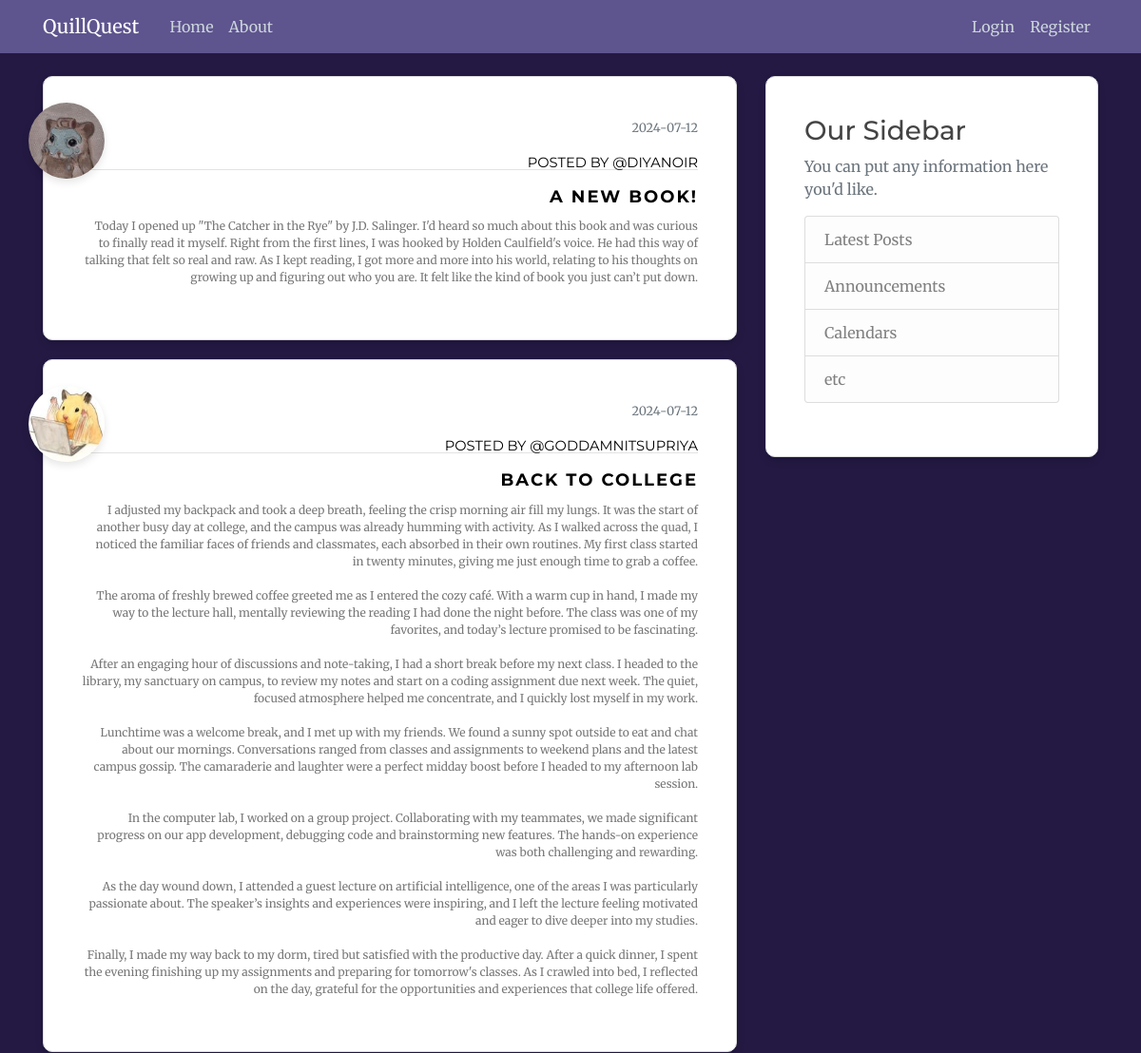
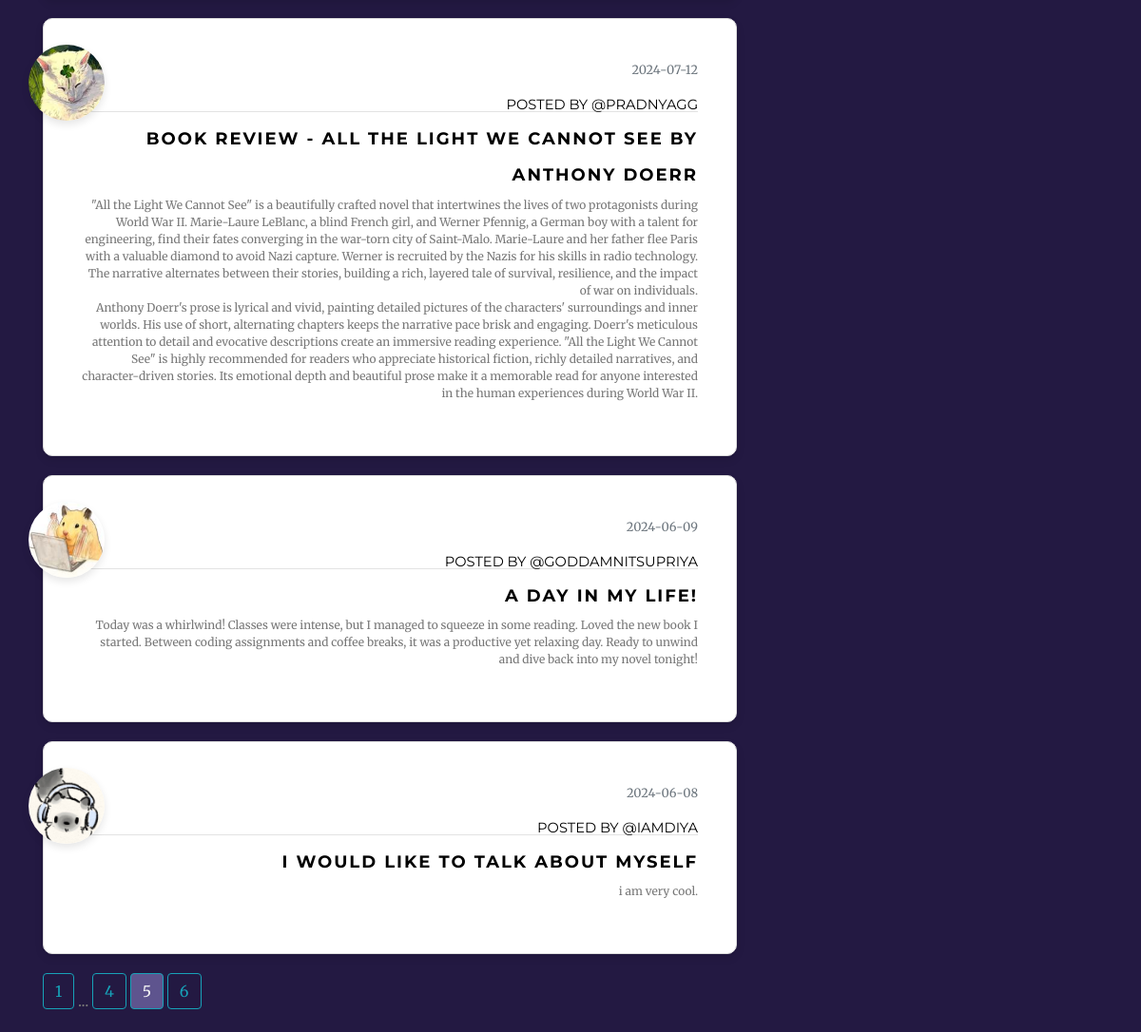
/home?page=5, run on the app's committed database (2 pictures, top to bottom).
### flaskblog/models.py (models this page shows, shortened)
class Post(db.Model):
    __tablename__ = "post"
    id = db.Column(db.Integer, primary_key= True )
    title = db.Column(db.String(100), nullable= False)
    date_posted= db.Column(db.DateTime, nullable= False, default= datetime.utcnow ) # no (): function as arguement; not current time
    content = db.Column(db.Text, nullable= False)
    user_id = db.Column( db.Integer, db.ForeignKey('user.id'), nullable = False) #lowercase user not class; table and column name

class User(db.Model, UserMixin): #import from db.Model
    __tablename__ = "user"
    id = db.Column(db.Integer, primary_key= True )
    username = db.Column(db.String(20), unique= True, nullable= False)
    email = db.Column(db.String(120), unique= True, nullable= False)
    image_file = db.Column(db.String(120), nullable= False, default = 'default.jpeg') #hashing for length
    password = db.Column(db.String(60), nullable= False)
    posts = db.relationship ('Post', backref = 'author', lazy =  True) #one-to-many relationship; backref: author attribute to get user of post ; lazy: loads in one go

### flaskblog/main/routes.py (the view)
@main.route("/")
@main.route("/home")
def home():
    page = request.args.get('page', 1, type=int)
    posts = Post.query.order_by(Post.date_posted.desc()).paginate(page=page, per_page=5)
    return render_template('home.html', posts=posts)

### flaskblog/templates/home.html
{% extends "layout.html" %}
{% block content %}
    {% for post in posts.items %}
      <article class="media content-section">
        <img class="rounded-circle article-img" style="width: 80px; height: 80px; box-shadow: 0 4px 8px rgba(0, 0, 0, 0.1);" src="{{ url_for('static', filename='profile_pics/' + post.author.image_file) }}">
        <div class="media-body" style="text-align: right;">
            <div class="article-metadata">
              <small class="text-muted"> {{ post.date_posted.strftime('%Y-%m-%d') }}</small>
              <br>
              <a style="font-size: 11pt;" href="{{  url_for('users.user_posts', username=post.author.username)  }}"> posted by @{{ post.author.username }} </a>
            </div>
            <h2> <a class="article-title"  style="font-weight:bold;" href="{{ url_for('posts.post', post_id=post.id) }}">{{ post.title }}</a> </h2>
            <p class="article-content">{{ post.content }}</p>
        </div>
      </article>
    {% endfor %}
    {% for page_num in posts.iter_pages( left_edge = 1, right_edge=1, left_current=1, right_current=2 ) %}
      {% if page_num %}
        {% if posts.page == page_num %}
        <a class="btn btn-info mb-4" style="color: whitesmoke; background-color: #5e548e;"  href="{{ url_for('main.home', page=page_num) }}">{{ page_num }}</a>
        {% else %}
          <a class="btn btn-outline-info mb-4" href="{{ url_for('main.home', page=page_num) }}">{{ page_num }}</a>
        {% endif %}
      {% else %}
        ...
      {% endif %}
    {% endfor %}
{% endblock %}

### flaskblog/static/main.css (style rules this page uses)
body { background: #231942; color: #777; font-family: 'Merriweather', serif; font-size: 16px; margin-top: 5rem; }
h1, h2, h3, h4, h5, h6 { color: #444444; font-family: 'Montserrat', sans-serif; }
.content-section { background: #ffffff; padding: 40px; border: 1px solid #dddddd; border-radius: 10px; box-shadow: 0 4px 8px rgba(0, 0, 0, 0.1); margin-bottom: 20px; position: relative; transition: 0.4s; }
.content-section::before { content: ""; position: absolute; bottom: 0; height: 2px; width: 0%; background: #333333; right: 0; transition: width 0.4s; }
.article-title { color: black; font-size: 18px; margin-top: 25px; letter-spacing: 2px; text-transform: uppercase; }
.article-content { white-space: pre-line; font-size: 12px; }
.article-img { height: 65px; width: 65px; margin-right: 16px; position: absolute; top: 27px; left: -16px; cursor: pointer; }
.article-metadata { padding-bottom: 1px; margin-bottom: 4px; border-bottom: 1px solid #e3e3e3; }
.article-metadata a { font-family: 'Montserrat', sans-serif; font-size: 12px; text-transform: uppercase; color: black; margin-top: 10px; transition: 0.4s; display: inline-block; top: 5px; position: relative; }

### data on the page
Post: image_file (picture), date_posted "2024-07-12", author.username "DIYANOIR", title "A NEW BOOK!", content "Today I opened up \"The Catcher in the Rye\" by J.D. Salinger. I'd heard so much about this book and was curious to finally read it myself. Right from the first lines, I was hooked by Holden Caulfield's voice. He had this way of talking that felt so real and raw. As I kept reading, I got more and more into his world, relating to his thoughts on growing up and figuring out who you are. It felt like the kind of book you just can’t put down."
Post: image_file (picture), date_posted "2024-07-12", author.username "GODDAMNITSUPRIYA", title "BACK TO COLLEGE", content "I adjusted my backpack and took a deep breath, feeling the crisp morning air fill my lungs. It was the start of another busy day at college, and the campus was already humming with activity. As I walked across the quad, I noticed the familiar faces of friends and classmates, each absorbed in their own routines. My first class started in twenty minutes, giving me just enough time to grab a coffee. The aroma of freshly brewed coffee greeted me as I entered the cozy café. With a warm cup in hand, I made my way to the lecture hall, mentally reviewing the reading I had done the night before. The class was one of my favorites, and today’s lecture promised to be fascinating. After an engaging hour…"
Post: image_file (picture), date_posted "2024-07-12", author.username "PRADNYAGG", title "BOOK REVIEW - ALL THE LIGHT WE CANNOT SEE BY ANTHONY DOERR", content "\"All the Light We Cannot See\" is a beautifully crafted novel that intertwines the lives of two protagonists during World War II. Marie-Laure LeBlanc, a blind French girl, and Werner Pfennig, a German boy with a talent for engineering, find their fates converging in the war-torn city of Saint-Malo. Marie-Laure and her father flee Paris with a valuable diamond to avoid Nazi capture. Werner is recruited by the Nazis for his skills in radio technology. The narrative alternates between their stories, building a rich, layered tale of survival, resilience, and the impact of war on individuals. Anthony Doerr's prose is lyrical and vivid, painting detailed pictures of the characters' surroundings…"
Post: image_file (picture), date_posted "2024-06-09", author.username "GODDAMNITSUPRIYA", title "A DAY IN MY LIFE!", content "Today was a whirlwind! Classes were intense, but I managed to squeeze in some reading. Loved the new book I started. Between coding assignments and coffee breaks, it was a productive yet relaxing day. Ready to unwind and dive back into my novel tonight!"
Post: image_file (placeholder picture), date_posted "2024-06-08", author.username "IAMDIYA", title "I WOULD LIKE TO TALK ABOUT MYSELF", content "i am very cool."

### other printed values
{{ page_num }} "1" "4" "6"
{{ page_num }} "5"
